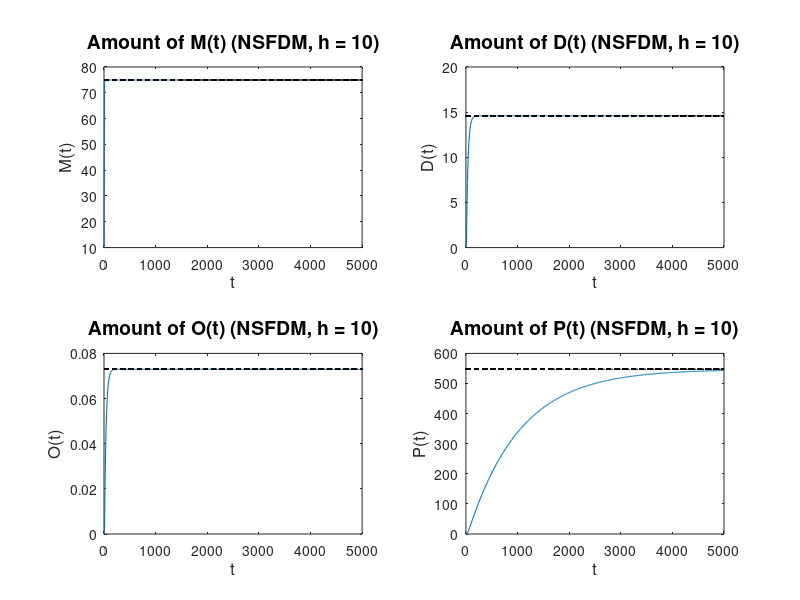

The MATLAB source for this figure:
% Step 1: Definition of All Problem Parameters

# Values from Lindstrom 2021 and Cindyawati 2024

S      = 3.6*10^(-12);
delta  = 50;
gamma  = 75;
K_1    = 10^(-4);
K_2    = 5*10^(-4);
K_O    = 0.1;
mu_1   = 0.001;
mu_2   = 0.001;
mu_O   = 0.001;
mu_P   = 0.001;

% Step 2: Definition of Time Grid and Initial Conditions

T          = 5000;
h          = 10;
t          = (0:h:T)';

M_null      = 10;
D_null      = 0;
O_null      = 0;
P_null      = 0;

% Step 3: Initialization of Solution Vectors

M_nsfdm    = zeros(length(t),1);
D_nsfdm    = zeros(length(t),1);
O_nsfdm    = zeros(length(t),1);
P_nsfdm    = zeros(length(t),1);

M_nsfdm(1) = M_null;
D_nsfdm(1) = D_null;
O_nsfdm(1) = O_null;
P_nsfdm(1) = P_null;

% Step 4: Loop over Time Grid

for j = 1:1:(length(t)-1)
  h            = t(j+1) - t(j);

  M_nsfdm(j+1) = (M_nsfdm(j)+h*(S+delta*M_nsfdm(j)))/(1+h*((delta/gamma)*M_nsfdm(j)+2*K_1*M_nsfdm(j)+K_2*D_nsfdm(j)+K_O*O_nsfdm(j)+mu_1));
  D_nsfdm(j+1) = (D_nsfdm(j)+h*(K_1*M_nsfdm(j)*M_nsfdm(j+1)))/(1+h*(K_2*M_nsfdm(j+1)+mu_2));
  O_nsfdm(j+1) = (O_nsfdm(j)+h*(K_2*M_nsfdm(j+1)*D_nsfdm(j+1)))/(1+h*(K_O*M_nsfdm(j+1)+mu_O));
  P_nsfdm(j+1) = (P_nsfdm(j)+h*(K_O*M_nsfdm(j+1)*O_nsfdm(j+1)))/(1+h*mu_P);
endfor

% Step 5: Plotting

figure(2)

hold on

subplot(2,2,1);
plot(t,M_nsfdm,'linewidth',0.8);
hold on
plot(t,74.954*ones(length(t)),'linestyle','--','linewidth',0.8,'color','black');
title('Amount of M(t) (NSFDM, h = 10)','fontsize',14);
xlabel('t','fontsize',12);
ylabel('M(t)','fontsize',12);

subplot(2,2,2);
plot(t,D_nsfdm,'linewidth',0.8);
hold on
plot(t,14.601*ones(length(t)),'linestyle','--','linewidth',0.8,'color','black');
title('Amount of D(t) (NSFDM, h = 10)','fontsize',14);
xlabel('t','fontsize',12);
ylabel('D(t)','fontsize',12);

subplot(2,2,3);
plot(t,O_nsfdm,'linewidth',0.8);
hold on
plot(t,0.0730*ones(length(t)),'linestyle','--','linewidth',0.8,'color','black');
title('Amount of O(t) (NSFDM, h = 10)','fontsize',14);
xlabel('t','fontsize',12);
ylabel('O(t)','fontsize',12);

subplot(2,2,4);
plot(t,P_nsfdm,'linewidth',0.8);
hold on
plot(t,547.14*ones(length(t)),'linestyle','--','linewidth',0.8,'color','black');
title('Amount of P(t) (NSFDM, h = 10)','fontsize',14);
xlabel('t','fontsize',12);
ylabel('P(t)','fontsize',12);

hold off

% Step 6: Eigenvalues

J  = [delta-2*(delta/gamma)*M_nsfdm(end)-4*K_1*M_nsfdm(end)-K_2*D_nsfdm(end)-K_O*O_nsfdm(end)-mu_1,-K_2*M_nsfdm(end),-K_O*O_nsfdm(end),0;2*K_1*M_nsfdm(end)-K_2*D_nsfdm(end),-K_2*M_nsfdm(end)-mu_2,0,0;K_2*D_nsfdm(end)-K_O*O_nsfdm(end),K_2*M_nsfdm(end),-K_O*M_nsfdm(end)-mu_O,0;K_O*O_nsfdm(end),0,K_O*M_nsfdm(end),-mu_P];
eig(J)
